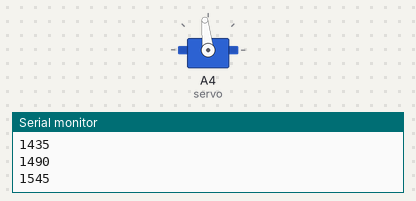
Recording of a sketch running on a simulated Arduino Uno, built with avr-gcc and run on an emulated ATmega328P. Parts: servo, the last lines printed to the serial monitor. Wiring (inferred from the names in the program): servo: signal A4. Servo pulses on a pin are drawn as a servo (544–2400 µs = 0–180°).

Above: at 7.3 s.
At 8.85 s:
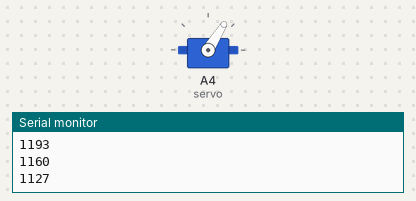
At 9.8 s:
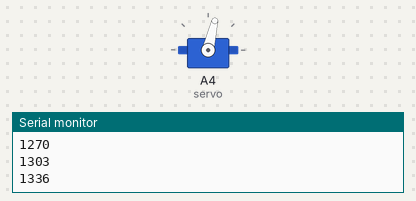
At 13.75 s:
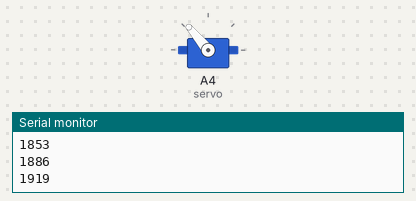
Timing chart, 0 to 15.7 s (numbered marks = the images above):
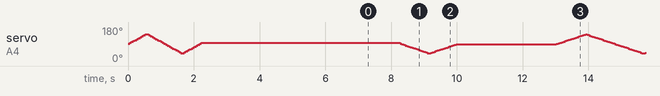

The sketch:

test_servo.ino
```cpp
#define servo A4

int k = 1;

void setup() {
  pinMode(servo, OUTPUT);
  Serial.begin(9600); // start serial communication at 9600bps

  for (int angle = 90; angle <= 140; angle += 5)  {
    servoPulse(servo, angle);
  }
  for (int angle = 140; angle >= 40; angle -= 5)  {
    servoPulse(servo, angle);
  }

  for (int angle = 40; angle <= 95; angle += 5)  {
    servoPulse(servo, angle);
  }
  delay(5000);
}


void loop() {
  /* huong theo chieu day dien */
  delay(1000);
  // ben phai
  if ( k == 1) {
    for (int angle = 90; angle >= 40; angle -= 3) {
      servoPulse(servo, angle);
    }
    for (int angle = 40; angle <= 90; angle += 3) {
      servoPulse(servo, angle);
    }
    k = 2;
  }
  delay(3000);
  // 2 ben
  if (k == 2) {
    for (int angle = 90; angle <= 140; angle += 3) {
      servoPulse(servo, angle);
    }

    for (int angle = 140; angle >= 40; angle -= 3) {
      servoPulse(servo, angle);
    }

    for (int angle = 40; angle <= 90; angle += 3) {
      servoPulse(servo, angle);
    }
    k = 3;
  }
  delay(3000);
  // ben trai
  if (k == 3) {
    for (int angle = 90; angle <= 140; angle += 3) {
      servoPulse(servo, angle);
    }

    for (int angle = 140; angle >= 90; angle -= 3) {
      servoPulse(servo, angle);
    }
    k = 0;
  }
}

void servoPulse (int pin, int angle) {
  int pwm = (angle * 11) + 500;    // Convert angle to microseconds
  Serial.println(pwm);
  digitalWrite(pin, HIGH);
  delayMicroseconds(pwm);
  digitalWrite(pin, LOW);
  delay(50);                   // Refresh cycle of servo
}
```
